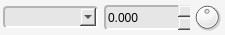
         <widget class="QFrame" name="water">
          <property name="minimumSize">
           <size>
            <width>225</width>
            <height>35</height>
           </size>
          </property>
          <property name="maximumSize">
           <size>
            <width>225</width>
            <height>35</height>
           </size>
          </property>
          <property name="styleSheet">
           <string notr="true">background-color: rgb(245, 245, 245);
border-radius: 4px;</string>
          </property>
          <property name="frameShape">
           <enum>QFrame::NoFrame</enum>
          </property>
          <property name="frameShadow">
           <enum>QFrame::Plain</enum>
          </property>
          <property name="lineWidth">
           <number>0</number>
          </property>
          <widget class="QDoubleSpinBox" name="water_value">
           <property name="geometry">
            <rect>
             <x>104</x>
             <y>5</y>
             <width>86</width>
             <height>25</height>
            </rect>
           </property>
           <property name="sizePolicy">
            <sizepolicy hsizetype="Fixed" vsizetype="Fixed">
             <horstretch>0</horstretch>
             <verstretch>0</verstretch>
            </sizepolicy>
           </property>
           <property name="minimumSize">
            <size>
             <width>86</width>
             <height>25</height>
            </size>
           </property>
           <property name="maximumSize">
            <size>
             <width>86</width>
             <height>25</height>
            </size>
           </property>
           <property name="styleSheet">
            <string notr="true">background-color: rgb(230, 230, 230);
border-top-color: rgb(180, 180, 180);
border-left-color: rgb(180, 180, 180);
border-bottom-color: rgb(255, 255, 255);
border-right-color: rgb(255, 255, 255);
border-style: solid;
border-width: 2px;</string>
           </property>
           <property name="frame">
            <bool>false</bool>
           </property>
           <property name="buttonSymbols">
            <enum>QAbstractSpinBox::UpDownArrows</enum>
           </property>
           <property name="decimals">
            <number>3</number>
           </property>
           <property name="minimum">
            <double>-9999.000000000000000</double>
           </property>
           <property name="maximum">
            <double>9999.000000000000000</double>
           </property>
           <property name="singleStep">
            <double>0.050000000000000</double>
           </property>
          </widget>
          <widget class="QDial" name="water_dial">
           <property name="geometry">
            <rect>
             <x>192</x>
             <y>2</y>
             <width>30</width>
             <height>30</height>
            </rect>
           </property>
           <property name="sizePolicy">
            <sizepolicy hsizetype="Fixed" vsizetype="Fixed">
             <horstretch>0</horstretch>
             <verstretch>0</verstretch>
            </sizepolicy>
           </property>
           <property name="minimumSize">
            <size>
             <width>30</width>
             <height>30</height>
            </size>
           </property>
           <property name="maximumSize">
            <size>
             <width>30</width>
             <height>30</height>
            </size>
           </property>
           <property name="styleSheet">
            <string notr="true">border-width: 0px;</string>
           </property>
           <property name="minimum">
            <number>-10000</number>
           </property>
           <property name="maximum">
            <number>10000</number>
           </property>
          </widget>
          <widget class="QComboBox" name="water_box">
           <property name="geometry">
            <rect>
             <x>3</x>
             <y>6</y>
             <width>95</width>
             <height>22</height>
            </rect>
           </property>
           <property name="sizePolicy">
            <sizepolicy hsizetype="Fixed" vsizetype="Fixed">
             <horstretch>0</horstretch>
             <verstretch>0</verstretch>
            </sizepolicy>
           </property>
           <property name="minimumSize">
            <size>
             <width>95</width>
             <height>22</height>
            </size>
           </property>
           <property name="maximumSize">
            <size>
             <width>90</width>
             <height>22</height>
            </size>
           </property>
           <property name="baseSize">
            <size>
             <width>90</width>
             <height>25</height>
            </size>
           </property>
           <property name="styleSheet">
            <string notr="true">background-color: rgb(230, 230, 230);
border-top-color: rgb(180, 180, 180);
border-left-color: rgb(180, 180, 180);
border-bottom-color: rgb(255, 255, 255);
border-right-color: rgb(255, 255, 255);
border-style: solid;
border-width: 2px;</string>
           </property>
           <property name="maxVisibleItems">
            <number>30</number>
           </property>
           <property name="frame">
            <bool>false</bool>
           </property>
          </widget>
         </widget>
